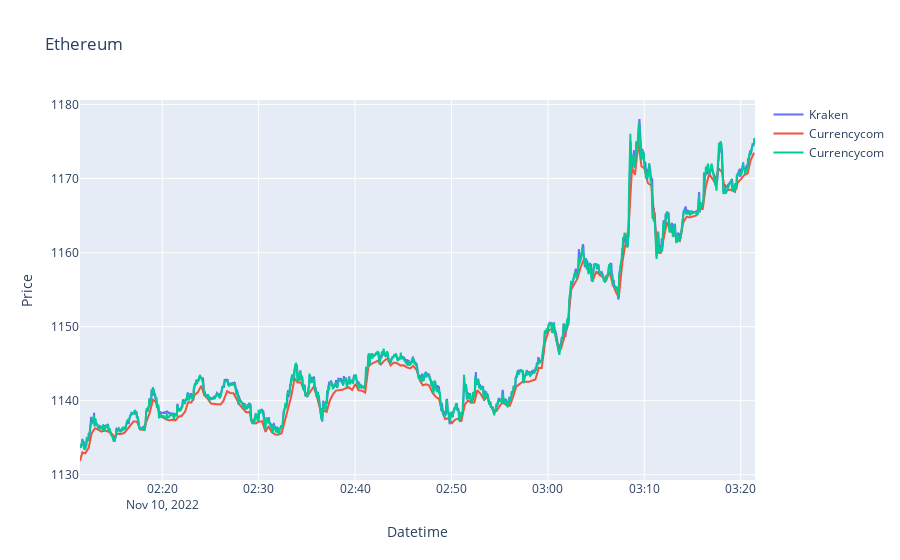

The code cell stored with this chart in its notebook:
### Markdown cell above
En la siguiente grafica podemos observar el mid price del activo ethereum durante el periodo de una hora

### Code cell
visualizations.Ethereum

### Figure 1 — Plotly figure (JSON) as saved in the notebook; plotly's stock layout.template omitted (floating-point values rounded to 4 significant figures; data arrays with more than 128 entries replaced by an {"elided": "..."} marker saying what was removed)
{"data": [{"name": "Kraken", "type": "scatter", "x": {"elided": "1290 str values"}, "y": {"elided": "1290 float values"}}, {"name": "Currencycom", "type": "scatter", "x": {"elided": "1290 str values"}, "y": {"elided": "1290 float values"}}, {"name": "Currencycom", "type": "scatter", "x": {"elided": "1290 str values"}, "y": {"elided": "1290 float values"}}], "layout": {"title": {"text": "Ethereum"}, "xaxis": {"title": {"text": "Datetime"}}, "yaxis": {"title": {"text": "Price"}}}}
